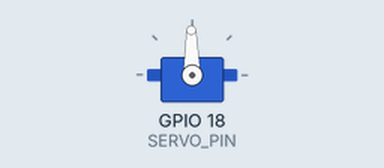
This sketch was run on a simulated ESP32. Parts: servo. Servo pulses on a pin are drawn as a servo (544–2400 µs = 0–180°).

Above: at 1.05 s.
At 2.9 s:
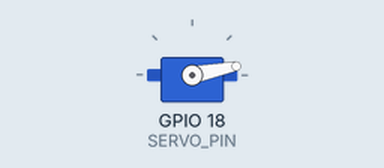
At 4.75 s:
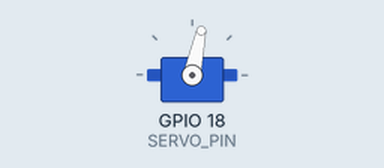
At 8.9 s:
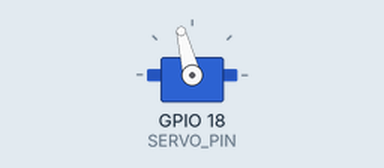
Timing chart, 0 to 12.9 s (numbered marks = the images above):
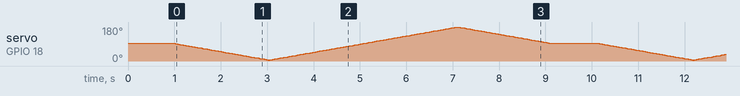

The sketch:

esp32_freertos_telemetry.ino
```cpp
#include <Arduino.h>

#define SERVO_PIN 18
#define MIN_US 600      // start conservative, widen after testing
#define MAX_US 2400
#define RANGE_DEG 270

void servoWriteUs(int us) {
  // 50 Hz, 16-bit: period = 20000 us
  ledcWrite(SERVO_PIN, (uint32_t)us * 65535UL / 20000UL);
}

void servoWriteAngle(int deg) {
  deg = constrain(deg, 0, RANGE_DEG);
  servoWriteUs(map(deg, 0, RANGE_DEG, MIN_US, MAX_US));
}

void setup() {
  Serial.begin(115200);
  ledcAttach(SERVO_PIN, 50, 16);
  servoWriteAngle(135);          // center
  delay(1000);
}

void loop() {
  for (int a = 135; a >= 0; a -= 1)   { servoWriteAngle(a); delay(15); }
  for (int a = 0; a <= 270; a += 1)   { servoWriteAngle(a); delay(15); }
  for (int a = 270; a >= 135; a -= 1) { servoWriteAngle(a); delay(15); }
  delay(1000);
}
```
